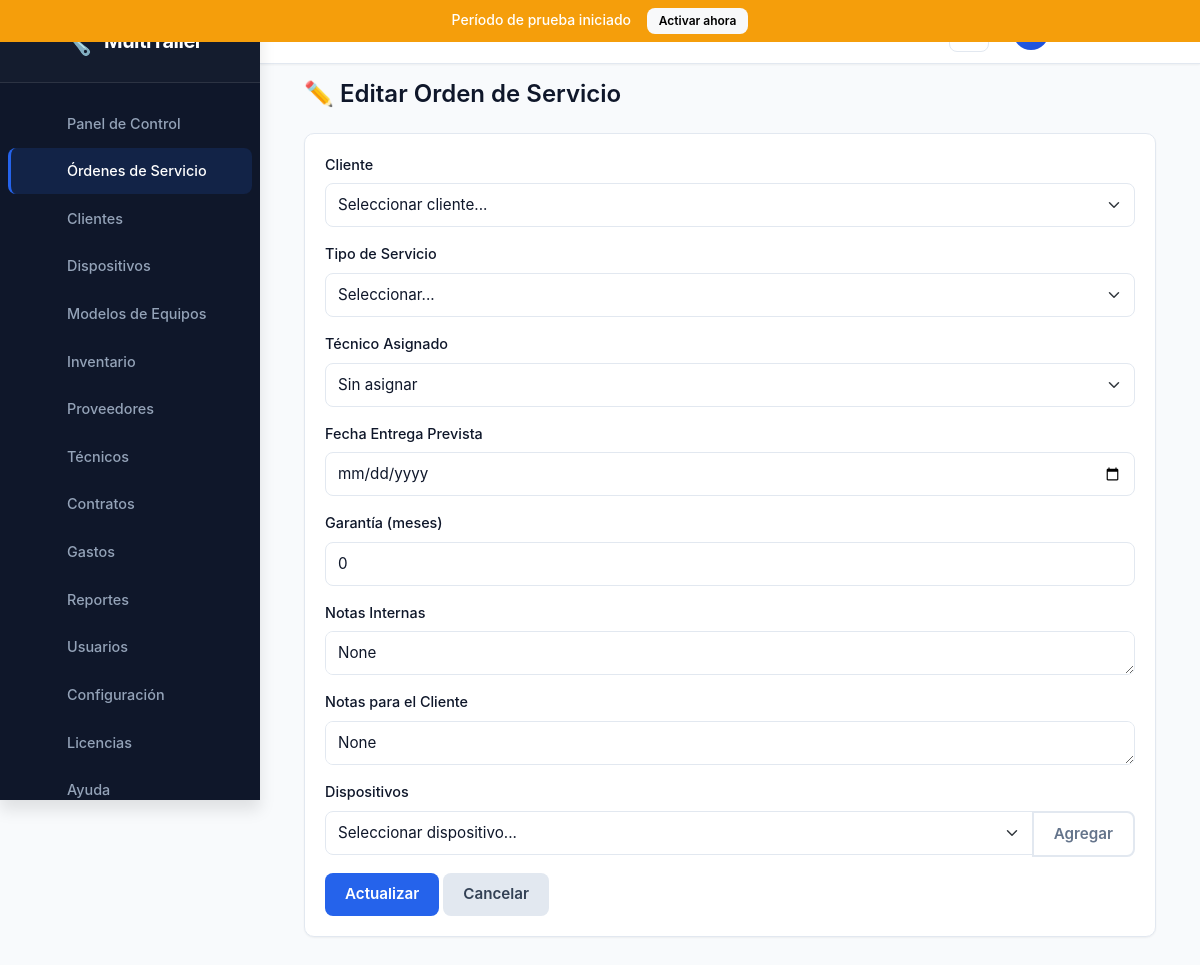
/orden/1/editar (signed in), run on the app's committed database.
### models.py (models this page shows, shortened)
class Orden(db.Model):
    __tablename__ = 'ordenes'
    id = db.Column(db.Integer, primary_key=True)
    numero_orden = db.Column(db.String(20), unique=True, nullable=False)  # OT-AA-0001
    fecha_entrada = db.Column(db.DateTime, default=datetime.utcnow)
    fecha_entrega_prevista = db.Column(db.DateTime)
    fecha_entrega_real = db.Column(db.DateTime)
    cliente_id = db.Column(db.Integer, db.ForeignKey('clientes.id'), nullable=False)
    tipo_servicio = db.Column(db.String(50))  # Reparación, Mantenimiento, etc.
    estado_general = db.Column(db.String(30), default='Recibido')
    tecnico_id = db.Column(db.Integer, db.ForeignKey('tecnicos.id'))
    mano_obra_costo = db.Column(db.Float, default=0)
    costo_total = db.Column(db.Float, default=0)
    notas_internas = db.Column(db.Text)
    notas_cliente = db.Column(db.Text)
    garantia_meses = db.Column(db.Integer, default=0)
    fecha_fin_garantia = db.Column(db.DateTime)
    es_reingreso = db.Column(db.Boolean, default=False)
    orden_original_id = db.Column(db.Integer, db.ForeignKey('ordenes.id'))
    contrato_id = db.Column(db.Integer, db.ForeignKey('contratos.id'))
    fecha_creacion = db.Column(db.DateTime, default=datetime.utcnow)
    dispositivos_relacion = db.relationship('OrdenDispositivo', backref='orden', lazy=True)
    historial_estados = db.relationship('OrdenHistorialEstado', backref='orden', lazy=True)
    notas = db.relationship('OrdenNota', backref='orden', lazy=True)
    orden_hija = db.relationship('Orden', remote_side=[id], backref='orden_padre')

### routes/ordenes.py (the view, shortened to what this page needs)
@ordenes_bp.route('/orden/<int:id>/editar', methods=['GET', 'POST'])
@login_required
def editar_orden(id):
    orden = db.session.get(Orden, id)
    if not orden:
        flash('Registro no encontrado', 'danger')
        return redirect(url_for('dashboard.index'))
    tecnicos = Tecnico.query.filter_by(activo=True).all()
    return render_template('ordenes/formulario.html',
                         orden=orden,
                         tecnicos=tecnicos,
                         editando=True)

### routes/auth.py (called while the page is built)
def login_required(f):
    @wraps(f)
    def decorated_function(*args, **kwargs):
        if 'usuario_id' not in session:
            return redirect(url_for('auth.login'))
        return f(*args, **kwargs)
    return decorated_function

### templates/ordenes/formulario.html (shortened to what this page needs)
{% extends "base.html" %}
{% block content %}
<h2 class="mb-4">{% if editando %}✏️ Editar{% else %}➕ Nueva{% endif %} Orden de Servicio</h2>
<div class="card">
    <div class="card-body">
        <form method="POST">
            <div class="mb-3">
                <label class="form-label">Cliente</label>
                <select class="form-select" name="cliente_id" required>
                    <option value="">Seleccionar cliente...</option>
                </select>
            </div>
            <div class="mb-3">
                <label class="form-label">Tipo de Servicio</label>
                <select class="form-select" name="tipo_servicio">
                    <option value="">Seleccionar...</option>
                </select>
            </div>
            <div class="mb-3">
                <label class="form-label">Técnico Asignado</label>
                <select class="form-select" name="tecnico_id">
                    <option value="">Sin asignar</option>
                </select>
            </div>
            <div class="mb-3">
                <label class="form-label">Fecha Entrega Prevista</label>
                <input type="date" class="form-control" name="fecha_entrega_prevista"
                       value="{{ orden.fecha_entrega_prevista.strftime('%Y-%m-%d') if orden and orden.fecha_entrega_prevista else '' }}">
            </div>
            <div class="mb-3">
                <label class="form-label">Garantía (meses)</label>
                <input type="number" class="form-control" name="garantia_meses"
                       value="{{ orden.garantia_meses if orden else 0 }}" min="0">
            </div>
            <div class="mb-3">
                <label class="form-label">Notas Internas</label>
                <textarea class="form-control" name="notas_internas" rows="3">{{ orden.notas_internas if orden else '' }}</textarea>
            </div>
            <div class="mb-3">
                <label class="form-label">Notas para el Cliente</label>
                <textarea class="form-control" name="notas_cliente" rows="3">{{ orden.notas_cliente if orden else '' }}</textarea>
            </div>
            <div class="mb-3" id="seccion-dispositivos">
                <label class="form-label">Dispositivos</label>
                <div class="input-group mb-2">
                    <select class="form-select" id="selector-dispositivo">
                        <option value="">Seleccionar dispositivo...</option>
                    </select>
                    <button type="button" class="btn btn-outline-secondary" onclick="agregarDispositivo()">Agregar</button>
                </div>
            </div>
            <button type="submit" class="btn btn-primary">{% if editando %}Actualizar{% else %}Crear{% endif %}</button>
            <a href="{{ url_for('ordenes.listar_ordenes') }}" class="btn btn-secondary">Cancelar</a>
        </form>
    </div>
</div>
{% endblock %}

### static/css/custom.css (style rules this page uses)
:root { --primary: #2563EB; --primary-hover: #1D4ED8; --primary-light: #EFF6FF; --secondary: #475569; --secondary-light: #F1F5F9; --success: #16A34A; --success-bg: #DCFCE7; --warning: #F59E0B; --warning-bg: #FEF3C7; --danger: #DC2626; --danger-bg: #FEE2E2; --info: #0891B2; --info-bg: #ECFEFF; --background: #F8FAFC; --surface: #FFFFFF; --surface-hover: #F1F5F9; --border: #E2E8F0; --border-focus: #CBD5E1; --text-primary: #0F172A; --text-secondary: #64748B; --text-muted: #94A3B8; --text-inverse: #FFFFFF; --sidebar-bg: #0F172A; --sidebar-hover: #1E293B; --sidebar-text: #94A3B8; --sidebar-text-active: #FFFFFF; --sidebar-width: 260px; --sidebar-width-mini: 70px; --shadow-sm: 0 1px 2px rgba(0,0,0,.05); --shadow-md: 0 4px 6px rgba(0,0,0,.08); --shadow-lg: 0 10px 15px rgba(0,0,0,.1); --shadow-xl: 0 20px 25px rgba(0,0,0,.15); --radius-sm: 6px; --radius-md: 8px; --radius-lg: 10px; --radius-xl: 12px; --radius-full: 9999px; --transition-fast: 0.15s ease; --transition-normal: 0.2s ease; --transition-slow: 0.3s ease; }
body { font-family: -apple-system, BlinkMacSystemFont, "Segoe UI", Roboto, "Helvetica Neue", Arial, sans-serif; background-color: var(--background); color: var(--text-primary); font-size: 14px; line-height: 1.5; overflow-x: hidden; transition: background-color var(--transition-normal), color var(--transition-normal); }
h2 { font-size: 24px; font-weight: 600; color: var(--text-primary); margin-bottom: 0.75rem; }
a { color: var(--primary); text-decoration: none; transition: color var(--transition-fast); }
.card { background-color: var(--surface); border: 1px solid var(--border); border-radius: var(--radius-lg); box-shadow: var(--shadow-sm); transition: transform var(--transition-fast), box-shadow var(--transition-fast); margin-bottom: 1.5rem; }
.card-body { padding: 1.25rem; }
.form-label { font-weight: 500; color: var(--text-primary); margin-bottom: 0.5rem; font-size: 0.9rem; }
.form-control, .form-select { border: 1px solid var(--border); border-radius: var(--radius-md); padding: 10px 12px; height: 44px; font-size: 0.95rem; background-color: var(--surface); color: var(--text-primary); transition: all var(--transition-fast); }
.form-control::placeholder { color: var(--text-secondary); opacity: 0.7; }
.btn { padding: 10px 20px; font-size: 0.95rem; font-weight: 600; border-radius: var(--radius-md); transition: all var(--transition-fast); border: none; cursor: pointer; }
.btn-primary { background-color: var(--primary); color: white; }
.btn-secondary { background-color: #E2E8F0; color: #334155; }
.btn-outline-secondary { border: 2px solid var(--border); color: var(--text-secondary); background: transparent; }
.animate-fade-in-up { animation: fadeInUp 0.5s ease forwards; }

### data on the page
Orden: garantia_meses "0", notas_internas "None", notas_cliente "None"

### other printed values
{{ info_licencia.mensaje if info_licencia else 'Sistema no activado' }} "Período de prueba iniciado"
